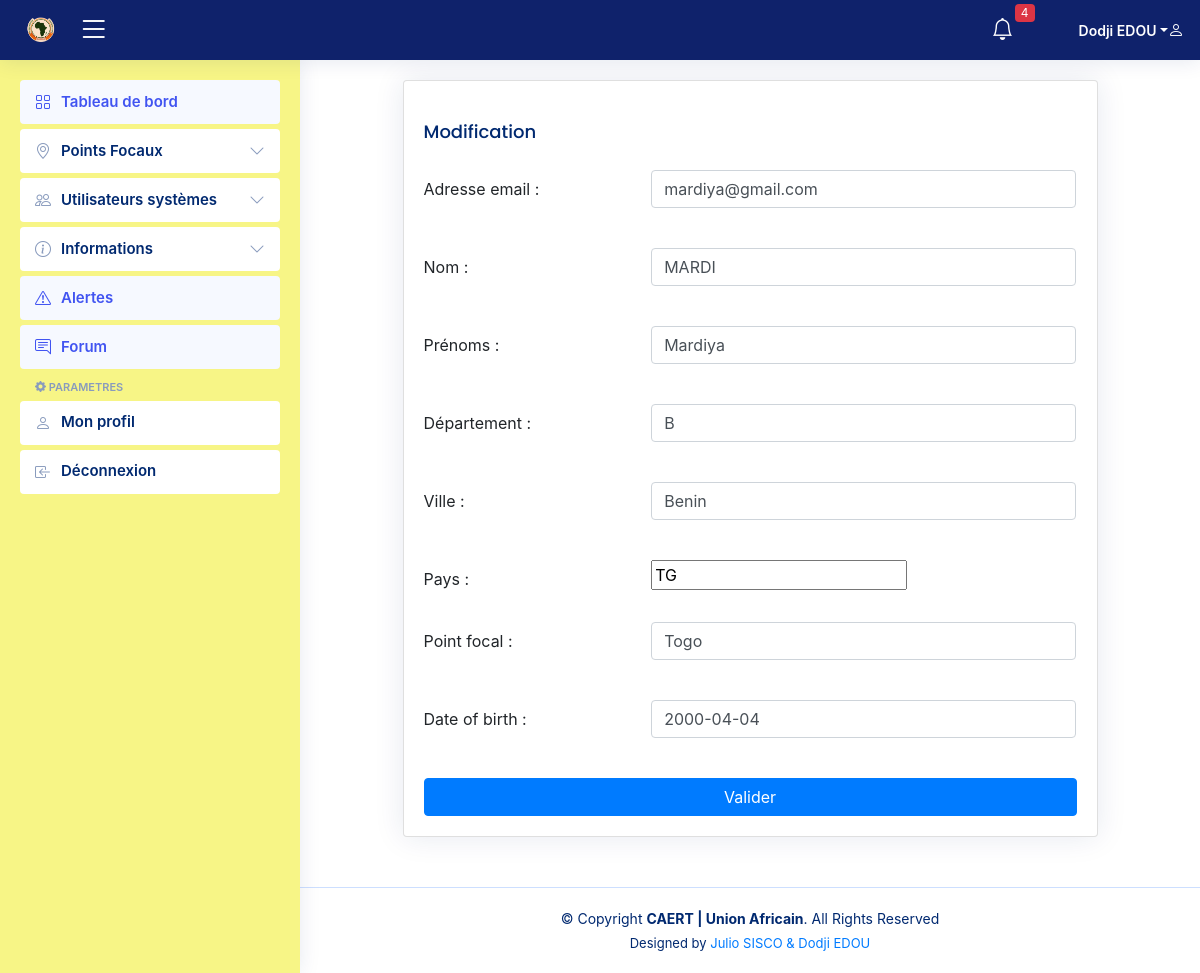
The page /edit_manager/3/ (signed in) on the database its author committed.
### users/models.py (models this page shows, shortened)
class User(AbstractBaseUser, PermissionsMixin):
    email = models.EmailField(verbose_name='addresse email', max_length=255, unique=True,)
    nom=models.CharField(max_length=255)
    prenom=models.CharField(max_length=255)
    departement=models.CharField(max_length=255)
    telephone=models.CharField(null=True, max_length=255)
    is_active = models.BooleanField(default=True)
    is_staff = models.BooleanField(default=False) # a admin user; non super-user
    is_admin = models.BooleanField(default=False) # a superuser
    is_analyst = models.BooleanField(default=False)
    USERNAME_FIELD = 'email'
    REQUIRED_FIELDS = [] # Email & Password sont requis par défaut.
    def get_full_name(self):
        return f'{self.prenom} {self.nom}'
    objects = UtilisateurManager()

class Member(User):
    focal_point = models.ForeignKey(FocalPoint, on_delete=models.CASCADE)
    country = CountryField(null=True, blank=True)
    city = models.CharField(max_length=50)
    date_of_birth = models.DateField()
    phone = models.CharField(null= True, max_length=100)
    created_at = models.DateTimeField(null=True,auto_now_add=True)
    updated_at = models.DateTimeField(auto_now=True)
    photo = models.TextField(null=True)

### users/views.py (the view, shortened to what this page needs)
# urls.py: path('edit_manager/<int:pk>/' ,views.EditManager.as_view(), name='edit_manager'),
@method_decorator(login_required, name='dispatch')
class EditManager(View):
    def get(self, request,pk):
        manager=Member.objects.get(user_ptr_id=pk)
        form = ManagerRegistrationForm(instance=manager)
        return render(request, 'administrator/edit_manager.html', {'form': form})

### focalpoint/models.py (called while the page is built)
    def __str__(self):
        return self.name

### users/templates/administrator/edit_manager.html (shortened to what this page needs)
{% extends 'administrator/base.html' %}
{% load static %}
{% block main-content %}
<section class="section">
    <div class="row">
        <div class="col-md-10 mx-auto">
            <div class="card">
                <div class="card-body">
                      <h5 class="card-title">Modification</h5>
                    <form action="" method="post" novalidate>
                        {% for field in form %}
                        <div class="row mb-3">
                            <label for="inputText" class="col-sm-4 col-form-label">{{ field.label_tag }}</label>
                            <div class="col-sm-8">
                                {{ field }}
                                <br>
                            </div>
                        </div>
                        {% endfor %}
                        <div class="row">
                            <div class="col text-center">
                                <button type="submit" class="btn btn-primary w-100">Valider</button>
                            </div>
                        </div>
                    </form>
                </div>
            </div>
        </div>
    </div>
</section>
{% endblock main-content %}

### users/templates/administrator/header.html (shortened to what this page needs)
{% load static %}
  <header id="header" class="header fixed-top d-flex align-items-center" style="background-color: rgb(15,34,107)" >
    <div class="d-flex align-items-center justify-content-between">
      <a href="{% url 'admin_home' %}" class="logo d-flex align-items-center">
        <img src="{% static 'assets/img/logoua.png' %}" alt="" style="color: white">
      </a>
      <i class="bi bi-list toggle-sidebar-btn" style="color: white"></i>
    </div>
    <nav class="header-nav ms-auto">
      <ul class="d-flex align-items-center">
        <li class="nav-item dropdown">
          <a class="nav-link nav-icon" >
            <i class="bi bi-bell" style="color: white"></i>
            <span class="badge bg-danger badge-number">4</span>
          </a>
        </li>
        <li class="nav-item dropdown pe-3">
          <a class="nav-link nav-profile d-flex align-items-center pe-0" href="#" data-bs-toggle="dropdown">
            <span class="d-none d-md-block dropdown-toggle ps-2" style="color: white">{{user.get_full_name}}</span>
            <i style="color: white;" class="bi bi-person"></i>
          </a>
        </li>
      </ul>
    </nav>
  </header>

### static/assets/css/style.css (style rules this page uses)
:root { scroll-behavior: smooth; }
body { font-family: "Open Sans", sans-serif; background: #f6f9ff; color: #444444; }
a { color: #4154f1; text-decoration: none; }
h1, h2, h3, h4, h5, h6 { font-family: "Nunito", sans-serif; }
.card { margin-bottom: 30px; border: none; border-radius: 5px; box-shadow: 0px 0 30px rgba(1, 41, 112, 0.1); }
.card-title { padding: 20px 0 15px 0; font-size: 18px; font-weight: 500; color: #012970; font-family: "Poppins", sans-serif; }
.card-body { padding: 0 20px 20px 20px; }
.logo { line-height: 1; }
.logo img { max-height: 26px; margin-right: 6px; }
.header { transition: all 0.5s; z-index: 997; height: 60px; box-shadow: 0px 2px 20px rgba(1, 41, 112, 0.1); background-color: #fff; padding-left: 20px; }
.header .toggle-sidebar-btn { font-size: 32px; padding-left: 10px; cursor: pointer; color: #012970; }
.header-nav ul { list-style: none; }
.header-nav>ul { margin: 0; padding: 0; }
.header-nav .nav-icon { font-size: 22px; color: #012970; margin-right: 25px; position: relative; }
.header-nav .nav-profile { color: #012970; }
.header-nav .nav-profile span { font-size: 14px; font-weight: 600; }
.header-nav .badge-number { position: absolute; inset: -2px -5px auto auto; font-weight: normal; font-size: 12px; padding: 3px 6px; }

### rows shown on the page
User: get_full_name "Dodji EDOU"
User: form "mardiya@gmail.com" "MARDI" "Mardiya"
Member: form "Benin" "TG" "Togo" "2000-04-04"

### other values the page prints
{{ field.label_tag }} "Adresse email :" "Nom :" "Prénoms :" "Département :" "Ville :" "Pays :" "Point focal :" "Date of birth :"
